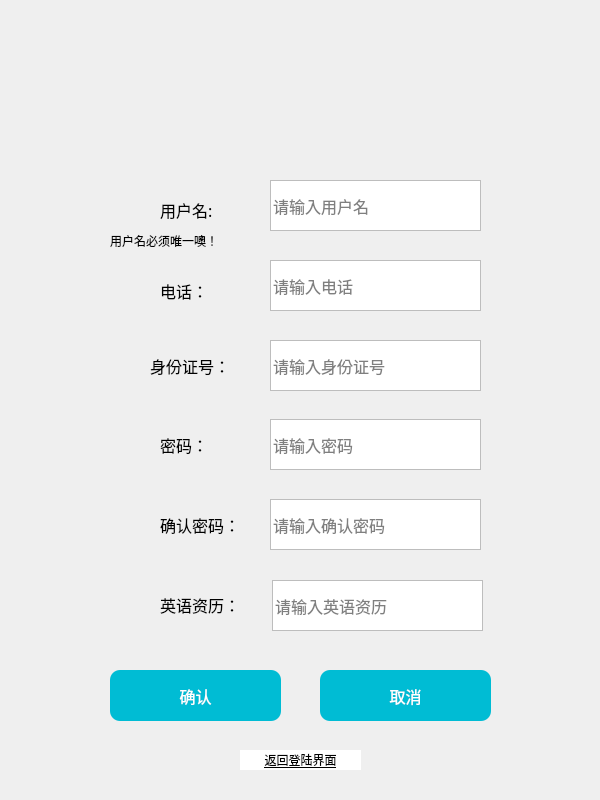
<?xml version="1.0" encoding="UTF-8"?>
<ui version="4.0">
 <class>Register</class>
 <widget class="QDialog" name="Register">
  <property name="geometry">
   <rect>
    <x>0</x>
    <y>0</y>
    <width>600</width>
    <height>800</height>
   </rect>
  </property>
  <property name="minimumSize">
   <size>
    <width>600</width>
    <height>800</height>
   </size>
  </property>
  <property name="maximumSize">
   <size>
    <width>600</width>
    <height>800</height>
   </size>
  </property>
  <property name="font">
   <font>
    <pointsize>10</pointsize>
   </font>
  </property>
  <property name="windowTitle">
   <string>Dialog</string>
  </property>
  <property name="styleSheet">
   <string notr="true">#frame{border-image: url(:/background/register.png);
border-top-left-radius:15px;border-top-right-radius:15px;border-bottom-left-radius:15px;border-bottom-right-radius:15px;}</string>
  </property>
  <widget class="QFrame" name="frame">
   <property name="geometry">
    <rect>
     <x>0</x>
     <y>0</y>
     <width>631</width>
     <height>801</height>
    </rect>
   </property>
   <property name="frameShape">
    <enum>QFrame::StyledPanel</enum>
   </property>
   <property name="frameShadow">
    <enum>QFrame::Raised</enum>
   </property>
   <widget class="QLabel" name="label">
    <property name="geometry">
     <rect>
      <x>160</x>
      <y>189</y>
      <width>111</width>
      <height>41</height>
     </rect>
    </property>
    <property name="font">
     <font>
      <family>等线</family>
      <pointsize>12</pointsize>
     </font>
    </property>
    <property name="text">
     <string>用户名:</string>
    </property>
   </widget>
   <widget class="QLabel" name="label_7">
    <property name="geometry">
     <rect>
      <x>110</x>
      <y>230</y>
      <width>201</width>
      <height>21</height>
     </rect>
    </property>
    <property name="font">
     <font>
      <family>等线</family>
     </font>
    </property>
    <property name="text">
     <string>用户名必须唯一噢！</string>
    </property>
   </widget>
   <widget class="QLineEdit" name="nameedit">
    <property name="geometry">
     <rect>
      <x>270</x>
      <y>180</y>
      <width>211</width>
      <height>51</height>
     </rect>
    </property>
    <property name="font">
     <font>
      <family>等线</family>
      <pointsize>12</pointsize>
     </font>
    </property>
    <property name="styleSheet">
     <string notr="true">QLineEdit{border-radius:2px groove #BDBDBD;
                      border:1px groove #BDBDBD;}</string>
    </property>
    <property name="placeholderText">
     <string>请输入用户名</string>
    </property>
   </widget>
   <widget class="QLabel" name="label_5">
    <property name="geometry">
     <rect>
      <x>160</x>
      <y>270</y>
      <width>111</width>
      <height>41</height>
     </rect>
    </property>
    <property name="font">
     <font>
      <family>等线</family>
      <pointsize>12</pointsize>
     </font>
    </property>
    <property name="text">
     <string>电话：</string>
    </property>
   </widget>
   <widget class="QLineEdit" name="phoneEdit">
    <property name="geometry">
     <rect>
      <x>270</x>
      <y>260</y>
      <width>211</width>
      <height>51</height>
     </rect>
    </property>
    <property name="font">
     <font>
      <family>等线</family>
      <pointsize>12</pointsize>
     </font>
    </property>
    <property name="styleSheet">
     <string notr="true">QLineEdit{border-radius:2px groove #BDBDBD;
                      border:1px groove #BDBDBD;}</string>
    </property>
    <property name="placeholderText">
     <string>请输入电话</string>
    </property>
   </widget>
   <widget class="QLabel" name="label_6">
    <property name="geometry">
     <rect>
      <x>150</x>
      <y>340</y>
      <width>151</width>
      <height>51</height>
     </rect>
    </property>
    <property name="font">
     <font>
      <family>等线</family>
      <pointsize>12</pointsize>
     </font>
    </property>
    <property name="text">
     <string>身份证号：</string>
    </property>
   </widget>
   <widget class="QLineEdit" name="ID">
    <property name="geometry">
     <rect>
      <x>270</x>
      <y>340</y>
      <width>211</width>
      <height>51</height>
     </rect>
    </property>
    <property name="font">
     <font>
      <family>等线</family>
      <pointsize>12</pointsize>
     </font>
    </property>
    <property name="styleSheet">
     <string notr="true">QLineEdit{border-radius:2px groove #BDBDBD;
                      border:1px groove #BDBDBD;}</string>
    </property>
    <property name="placeholderText">
     <string>请输入身份证号</string>
    </property>
   </widget>
   <widget class="QLabel" name="label_2">
    <property name="geometry">
     <rect>
      <x>160</x>
      <y>429</y>
      <width>121</width>
      <height>31</height>
     </rect>
    </property>
    <property name="font">
     <font>
      <family>等线</family>
      <pointsize>12</pointsize>
     </font>
    </property>
    <property name="text">
     <string>密码：</string>
    </property>
   </widget>
   <widget class="QLineEdit" name="pswrdedit">
    <property name="geometry">
     <rect>
      <x>270</x>
      <y>419</y>
      <width>211</width>
      <height>51</height>
     </rect>
    </property>
    <property name="font">
     <font>
      <family>等线</family>
      <pointsize>12</pointsize>
     </font>
    </property>
    <property name="styleSheet">
     <string notr="true">QLineEdit{border-radius:2px groove #BDBDBD;
                      border:1px groove #BDBDBD;}</string>
    </property>
    <property name="echoMode">
     <enum>QLineEdit::Password</enum>
    </property>
    <property name="placeholderText">
     <string>请输入密码</string>
    </property>
   </widget>
   <widget class="QLabel" name="label_3">
    <property name="geometry">
     <rect>
      <x>160</x>
      <y>509</y>
      <width>141</width>
      <height>31</height>
     </rect>
    </property>
    <property name="font">
     <font>
      <family>等线</family>
      <pointsize>12</pointsize>
     </font>
    </property>
    <property name="text">
     <string>确认密码：</string>
    </property>
   </widget>
   <widget class="QLineEdit" name="cnfrmpswrdedit">
    <property name="geometry">
     <rect>
      <x>270</x>
      <y>499</y>
      <width>211</width>
      <height>51</height>
     </rect>
    </property>
    <property name="font">
     <font>
      <family>等线</family>
      <pointsize>12</pointsize>
     </font>
    </property>
    <property name="styleSheet">
     <string notr="true">QLineEdit{border-radius:2px groove #BDBDBD;
                      border:1px groove #BDBDBD;}</string>
    </property>
    <property name="echoMode">
     <enum>QLineEdit::Password</enum>
    </property>
    <property name="placeholderText">
     <string>请输入确认密码</string>
    </property>
   </widget>
   <widget class="QLabel" name="label_4">
    <property name="geometry">
     <rect>
      <x>160</x>
      <y>589</y>
      <width>171</width>
      <height>31</height>
     </rect>
    </property>
    <property name="font">
     <font>
      <family>等线</family>
      <pointsize>12</pointsize>
     </font>
    </property>
    <property name="text">
     <string>英语资历：</string>
    </property>
   </widget>
   <widget class="QLineEdit" name="EnglishEdit">
    <property name="geometry">
     <rect>
      <x>272</x>
      <y>580</y>
      <width>211</width>
      <height>51</height>
     </rect>
    </property>
    <property name="font">
     <font>
      <family>等线</family>
      <pointsize>12</pointsize>
     </font>
    </property>
    <property name="styleSheet">
     <string notr="true">QLineEdit{border-radius:2px groove #BDBDBD;
                      border:1px groove #BDBDBD;}</string>
    </property>
    <property name="placeholderText">
     <string>请输入英语资历</string>
    </property>
   </widget>
   <widget class="QPushButton" name="confrmbtn">
    <property name="geometry">
     <rect>
      <x>110</x>
      <y>670</y>
      <width>171</width>
      <height>51</height>
     </rect>
    </property>
    <property name="font">
     <font>
      <family>等线</family>
      <pointsize>12</pointsize>
      <weight>50</weight>
      <italic>false</italic>
      <bold>false</bold>
     </font>
    </property>
    <property name="styleSheet">
     <string notr="true">background-color:rgb(0, 188, 212);border: 2px blue;border-radius:10px;color:white;</string>
    </property>
    <property name="text">
     <string>确认</string>
    </property>
   </widget>
   <widget class="QPushButton" name="canclbtn">
    <property name="geometry">
     <rect>
      <x>320</x>
      <y>670</y>
      <width>171</width>
      <height>51</height>
     </rect>
    </property>
    <property name="font">
     <font>
      <family>等线</family>
      <pointsize>12</pointsize>
      <weight>50</weight>
      <italic>false</italic>
      <bold>false</bold>
     </font>
    </property>
    <property name="styleSheet">
     <string notr="true">background-color:rgb(0, 188, 212);border: 2px blue;border-radius:10px;color:white;</string>
    </property>
    <property name="text">
     <string>取消</string>
    </property>
   </widget>
   <widget class="QPushButton" name="pushButton">
    <property name="geometry">
     <rect>
      <x>240</x>
      <y>750</y>
      <width>121</width>
      <height>20</height>
     </rect>
    </property>
    <property name="font">
     <font>
      <family>等线</family>
      <pointsize>9</pointsize>
      <weight>50</weight>
      <bold>false</bold>
      <underline>true</underline>
     </font>
    </property>
    <property name="styleSheet">
     <string notr="true">background-color: rgb(255, 255, 255);
border: 2px rgb(255, 255, 255);</string>
    </property>
    <property name="text">
     <string>返回登陆界面</string>
    </property>
   </widget>
  </widget>
 </widget>
 <resources/>
 <connections/>
</ui>
